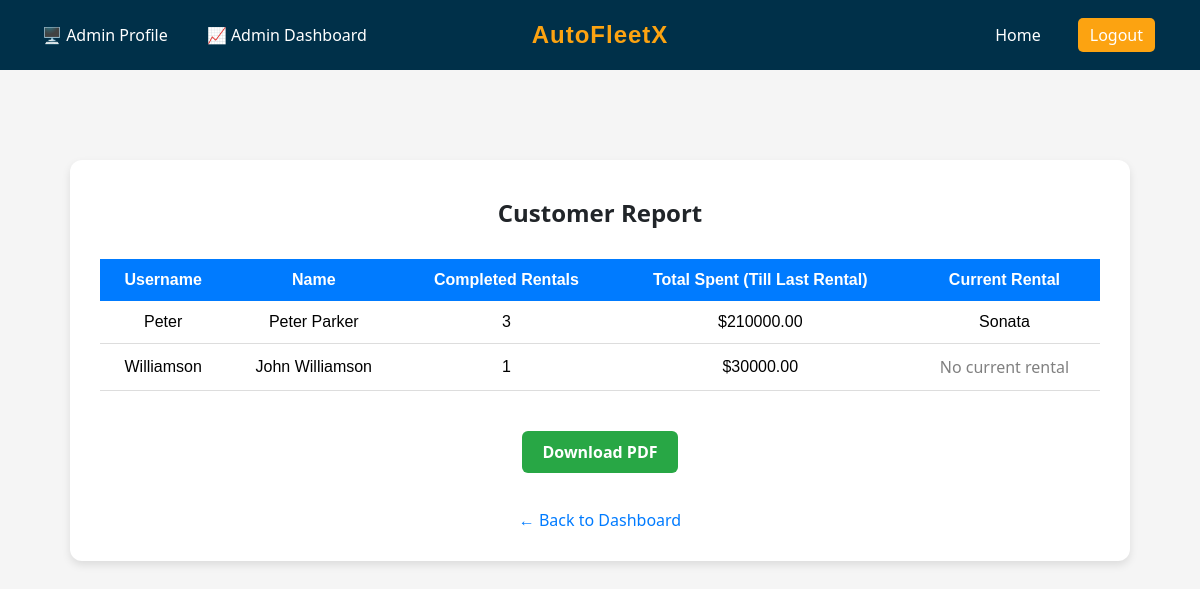
Screenshot of /dashboard/admin/customer-report/ (signed in) with the database file from the repository.
### main_app/models.py (models this page shows, shortened)
class CustomUser(AbstractUser):
    balance = models.DecimalField(
        max_digits=10,
        decimal_places=2,
        default=0.00,
        validators=[MinValueValidator(0.0)]
    )
    address = models.TextField(blank=True, null=True)

class Car(models.Model):
    name = models.CharField(max_length=100, null=False, blank=False)
    brand = models.CharField(max_length=100)
    seating_capacity = models.PositiveIntegerField(null=False, blank=False)
    rent_per_day = models.PositiveIntegerField(null=False, blank=False)
    model_year = models.PositiveIntegerField(null=True, blank=True)
    available = models.BooleanField(default=True)
    image = models.ImageField(upload_to='car_images/', default='media/car_images/default.jpg')

### main_app/views.py (the view)
# urls.py: path('dashboard/admin/customer-report/', views.admin_customer_report, name='admin_customer_report'),
@login_required
@user_passes_test(is_admin)
def admin_customer_report(request):
    users = CustomUser.objects.filter(is_superuser=False)
    customers_data = []
    for user in users:
        total_rentals = Rental.objects.filter(user=user).count()
        completed_rentals = Rental.objects.filter(user=user, is_active=False)
        current_rental = Rental.objects.filter(user=user, is_active=True).first()
        total_spent = sum(rental.total_cost for rental in completed_rentals)
        customers_data.append({
            'username': user.username,
            'full_name': f"{user.first_name} {user.last_name}",
            'total_rentals': total_rentals,
            'completed_rentals': completed_rentals.count(),
            'total_spent': total_spent,
            'current_car': current_rental.car.name if current_rental else "No current rental"
        })
    return render(request, 'main_app/admin/customer_report.html', {
        'customers_data': customers_data
    })

### main_app/views.py (called while the page is built)
def is_admin(user):
    return user.is_superuser

### main_app/templates/main_app/admin/customer_report.html (shortened to what this page needs)
{% extends 'base.html' %}
{% block content %}
{% load static %}
<!DOCTYPE html>
<html lang="en">
<head>
    <link rel="stylesheet" href="{% static 'styles/style.css' %}">
</head>
<body style="background-color: #f5f5f5; font-family: Arial, sans-serif;">
    <div style="max-width: 1000px; margin: 50px auto; background: #ffffff; padding: 30px; border-radius: 12px; box-shadow: 0 4px 8px rgba(0,0,0,0.1);">
        <h2 style="text-align: center; margin-bottom: 30px; color: #212529;">Customer Report</h2>
        {% if customers_data %}
            <table style="width: 100%; border-collapse: collapse;">
                <thead style="background-color: #007BFF; color: white;">
                    <tr>
                        <th style="padding: 12px;">Username</th>
                        <th style="padding: 12px;">Name</th>
                        <th style="padding: 12px;">Completed Rentals</th>
                        <th style="padding: 12px;">Total Spent (Till Last Rental) </th>
                        <th style="padding: 12px;">Current Rental</th>
                    </tr>
                </thead>
                <tbody>
                    {% for customer in customers_data %}
                    <tr style="text-align: center; border-bottom: 1px solid #ddd;">
                        <td style="padding: 12px;">{{ customer.username }}</td>
                        <td style="padding: 12px;">{{ customer.full_name }}</td>
                        <td style="padding: 12px;">{{ customer.completed_rentals }}</td>
                        <td style="padding: 12px;">${{ customer.total_spent }}</td>
                        <td style="padding: 12px;">
                            {% if customer.current_car == "No current rental" %}
                                <span style="color: gray;">No current rental</span>
                            {% else %}
                                {{ customer.current_car }}
                            {% endif %}
                        </td>
                    </tr>
                    {% endfor %}
                </tbody>
            </table>
            <div style="text-align: center; margin-top: 30px;">
                <a href="{% url 'pdf_customer_report' %}" class="rent-button" style="background-color: #28a745;">Download PDF</a>
            </div>
        {% else %}
            <p style="text-align: center; font-size: 18px; color: #666;">No customers found.</p>
        {% endif %}
        <div style="text-align: center; margin-top: 30px;">
            <a href="{% url 'admin_dashboard' %}" style="color: #007BFF; text-decoration: none;">&larr; Back to Dashboard</a>
        </div>
    </div>
</body>
</html>
{% endblock %}

### static/styles/style.css (style rules this page uses)
body { margin: 0; padding: 0; }
.rent-button { display: inline-block; margin-top: 10px; padding: 10px 20px; background-color: #007BFF; color: white; border-radius: 6px; text-decoration: none; font-weight: bold; }
body { background-color: #f5f5f5; font-family: 'Segoe UI', Tahoma, Geneva, Verdana, sans-serif; }
.car-details h3, .car-details p, label, input, button, h1, h2, h3, a, span { font-family: 'Segoe UI', Tahoma, Geneva, Verdana, sans-serif; margin: 6px 0; }

### templates/base.html (style rules this page uses)
body { margin: 0; font-family: 'Segoe UI', sans-serif; background-color: #f5f5f5; }

### rows the page displays
CustomUser: username "Peter"
Car: current_car "Sonata"
CustomUser: username "Williamson"

### other values shown
{{ customer.full_name }} "Peter Parker" "John Williamson"
{{ customer.completed_rentals }} "3" "1"
{{ customer.total_spent }} "210000.00" "30000.00"
